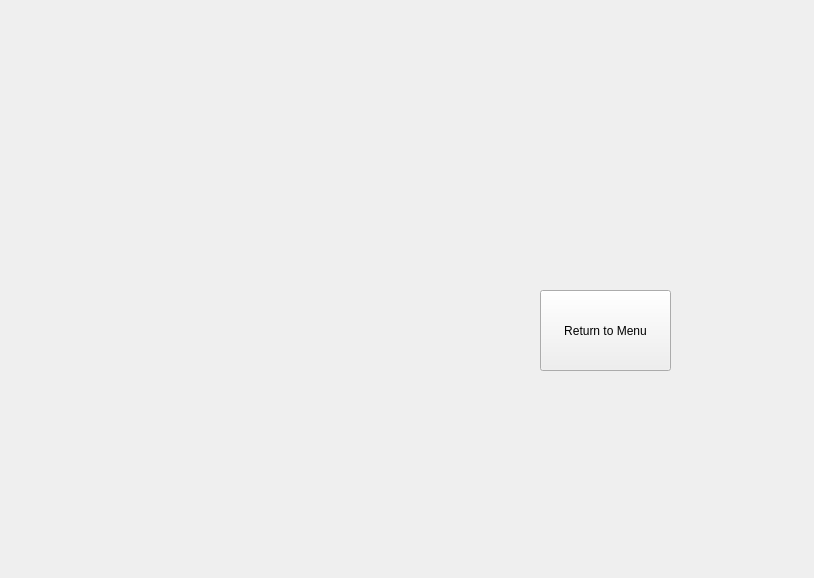
<?xml version="1.0" encoding="UTF-8"?>
<ui version="4.0">
 <class>TopGames</class>
 <widget class="QWidget" name="TopGames">
  <property name="geometry">
   <rect>
    <x>0</x>
    <y>0</y>
    <width>814</width>
    <height>578</height>
   </rect>
  </property>
  <property name="windowTitle">
   <string>Form</string>
  </property>
  <widget class="QLabel" name="number">
   <property name="geometry">
    <rect>
     <x>130</x>
     <y>170</y>
     <width>58</width>
     <height>311</height>
    </rect>
   </property>
   <property name="text">
    <string/>
   </property>
  </widget>
  <widget class="QLabel" name="score">
   <property name="geometry">
    <rect>
     <x>270</x>
     <y>170</y>
     <width>181</width>
     <height>311</height>
    </rect>
   </property>
   <property name="text">
    <string/>
   </property>
  </widget>
  <widget class="QPushButton" name="exitButton">
   <property name="geometry">
    <rect>
     <x>540</x>
     <y>290</y>
     <width>131</width>
     <height>81</height>
    </rect>
   </property>
   <property name="text">
    <string>Return to Menu</string>
   </property>
  </widget>
 </widget>
 <resources/>
 <connections/>
</ui>
